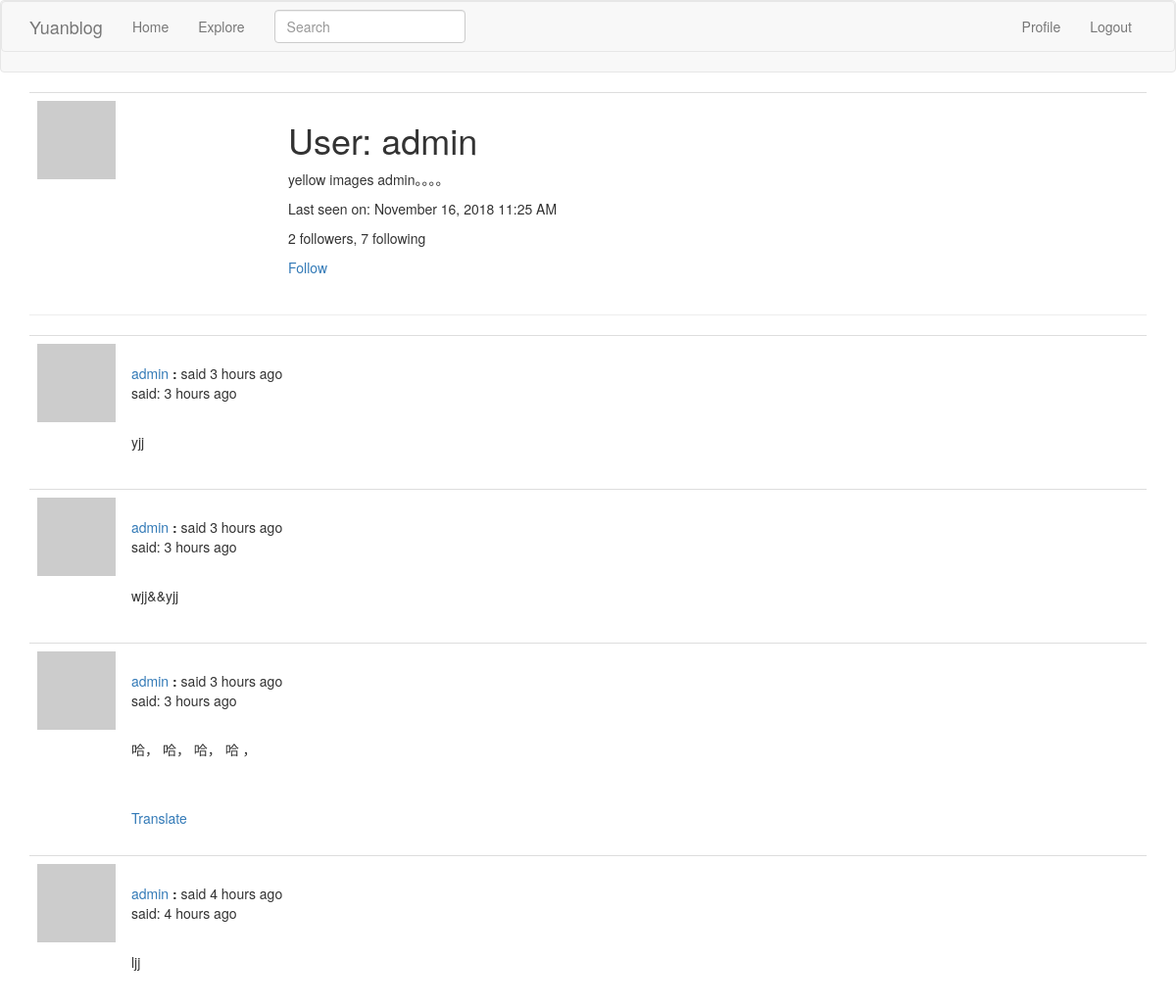
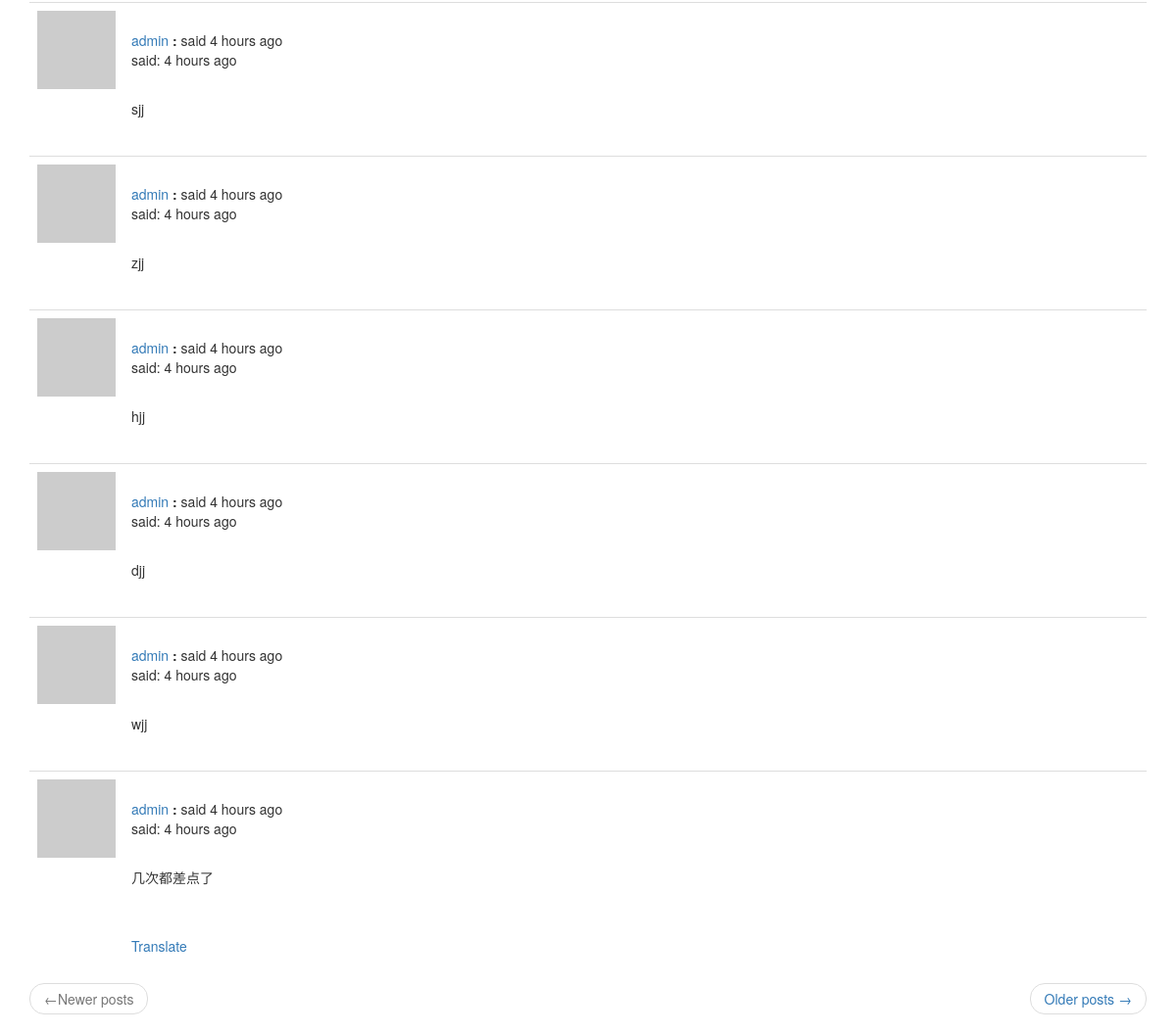
The app's page /user/admin (signed in) with its own data (2 pictures, top to bottom).
### app/models.py (models this page shows, shortened)
class PaginatedAPIMixin(object):
    @staticmethod
    def to_collection_dict(query, page, per_page, endpoint, **kwargs):
        resources = query.paginate(page, per_page, False)
        data = {
            'items': [item.to_dict() for item in resources.items],
            '_meta': {
                'page': page,
                'per_page': per_page,
                'total_pages': resources.pages,
                'total_items': resources.total
            },
            '_links': {
                'self': url_for(endpoint, page=page, per_page=per_page),
                'next': url_for(endpoint, page=page+1, per_page=per_page, **kwargs) if resources.has_next else None,
                'prev': url_for(endpoint, page=page - 1, per_page=per_page, **kwargs) if resources.has_prev else None
            }
        }
        return data

class User(PaginatedAPIMixin, UserMixin, db.Model):
    id = db.Column(db.Integer, primary_key=True)
    username = db.Column(db.String(64), index=True, unique=True)
    email = db.Column(db.String(128), index=True, unique=True)
    password_hash = db.Column(db.String(128))
    posts = db.relationship('Post', backref='author', lazy='dynamic')
    about_me = db.Column(db.String(140))
    last_date = db.Column(db.DateTime, default=datetime.utcnow)
    followed = db.relationship(
        'User', secondary=followers,
        primaryjoin=(followers.c.follower_id == id),
        secondaryjoin=(followers.c.followed_id == id),
        backref=db.backref('followers', lazy='dynamic'), lazy='dynamic')
    def avatar(self, size):
        digest = hashlib.md5(self.email.lower().encode('utf-8')).hexdigest()
        return 'https://www.gravatar.com/avatar/{}?d=identicon&s={}'.format(digest, size)
    def is_following(self, user):
        return self.followed.filter(followers.c.followed_id == user.id).count() > 0
    @login.user_loader
    def load_user(id):
        return User.query.get(int(id))

class SearchableMixin(object):
    @classmethod
    def before_commit(cls, session):
        session._changes = {
            'add': list(session.new),
            'update': list(session.dirty),
            'delete': list(session.deleted)
        }
    @classmethod
    def after_commit(cls, session):
        for obj in session._changes['add']:
            if isinstance(obj, SearchableMixin):
                add_to_index(obj.__tablename__, obj)
        for obj in session._changes['update']:
            if isinstance(obj, SearchableMixin):
                add_to_index(obj.__tablename__, obj)
        for obj in session._changes['delete']:
            if isinstance(obj, SearchableMixin):
                remove_from_index(obj.__tablename__, obj)
        session._changes = None

class Post(SearchableMixin, db.Model):
    __searchable__ = ['body']
    id = db.Column(db.Integer, primary_key=True)
    body = db.Column(db.String(140))
    timestamp = db.Column(db.DateTime, index=True, default=datetime.utcnow)
    user_id = db.Column(db.Integer, db.ForeignKey('user.id'))
    language = db.Column(db.String(5))

### app/main/routes.py (the view)
@bp.route('/user/<username>')
@login_required
def user(username):
    user = User.query.filter_by(username=username).first_or_404()
    page = request.args.get('page', 1, type=int)
    posts = user.posts.order_by(Post.timestamp.desc()).paginate(
        page, current_app.config['POSTS_PER_PAGE'], False)
    next_url = url_for('main.user', username=user.username, page=posts.next_num) \
        if posts.has_next else None
    prev_url = url_for('main.user', username=user.username, page=posts.prev_num) \
        if posts.has_prev else None
    return render_template('user.html', user=user, posts=posts.items,
                           next_url=next_url, prev_url=prev_url)

### app/main/forms.py
class SearchForm(FlaskForm):
    q = StringField(_l('Search'), validators=[DataRequired()])
    def __init__(self, *args, **kwargs):
        if 'formdata' not in kwargs:
            kwargs['formdata'] = request.args
        if 'csrf_enabled' not in kwargs:
            kwargs['csrf_enabled'] = False
        super(SearchForm, self).__init__(*args, **kwargs)

### app/main/routes.py (called while the page is built)
@bp.before_app_request
def before_request():
    if current_user.is_authenticated:
        current_user.last_date = datetime.utcnow()
        db.session.commit()
        g.search_form = SearchForm()
    g.locale = str(get_locale())

### app/templates/user.html
{% extends "base.html" %}
{% block app_content %}
    <table class="table table-hover">
        <tr>
            <td width="256px"><img src="{{ user.avatar(256) }}"></td>
            <td>
                <h1>{{ _('User:') }} {{ user.username }}</h1>
                {% if user.about_me %}<p>{{ user.about_me }}</p>{% endif %}
                {% if user.last_date %}
                    <p>{{ _('Last seen on:') }} {{ moment(user.last_date).format('LLL') }}</p>
                {% endif %}
                <p>{{ _('%(count)d followers', count=user.followers.count()) }}, {{ _('%(count)d following', count=user.followed.count()) }}</p>
                {% if user == current_user %}
                <p><a href="{{ url_for('main.edit_profile') }}">{{ _('Edit your profile') }}</a></p>
                {% elif not current_user.is_following(user) %}
                <p><a href="{{ url_for('main.follow', username=user.username) }}">{{ _('Follow') }}</a></p>
                {% else %}
                <p><a href="{{ url_for('main.un_follow', username=user.username) }}">{{ _('UnFollow') }}</a></p>
                {% endif %}
            </td>
        </tr>
    </table>
<hr>
{% for post in posts %}
    {% include '_post.html' %}
{% endfor %}
    <nav aria-label="...">
        <ul class="pager">
            <li class="previous{% if not prev_url %} disabled{% endif %}">
                <a href="{{ prev_url or '#' }}">
                    <span aria-hidden="true">&larr;</span>{{ _('Newer posts') }}
                </a>
            </li>
            <li class="next{% if not next_url %} disabled{% endif %}">
                <a href="{{ next_url or '#' }}">
                    {{ _('Older posts') }} <span aria-hidden="true">&rarr;</span>
                </a>
            </li>
        </ul>
    </nav>
{% endblock %}

### app/templates/_post.html (shortened to what this page needs)
<table class="table table-hover">
    <tr>
        <td width="70px">
            <a href="{{ url_for('main.user', username=post.author.username) }}">
                <img src="{{ post.author.avatar(70) }}">
            </a>
        </td>
        <td style="word-wrap: break-word">
            <br>
            {{ _('%(username)s said %(when)s', username=user_link, when=moment(post.timestamp).fromNow()) }}
            <p>{{ _('said:') }} {{ moment(post.timestamp).fromNow() }}</p>
            <br>
            <p>{{ post.body }}</p>
            {% if post.language and post.language !=g.locale %}
            <br><br>
                <span id="translation{{ post.id }}">
                    <a href="javascript:translate('#post{{ post.id }}', '#translation{{ post.id }}', '{{ post.language }}', '{{ g.locale }}');">{{ _('Translate') }}</a>
                </span>
            {% endif %}
        </td>
    </tr>
</table>

### records on screen
User: username "admin", about_me "yellow images admin。。。。", last_date "November 16, 2018 11:25 AM"
Post: timestamp "3 hours ago", body "yjj"
Post: timestamp "3 hours ago", body "wjj&&yjj"
Post: timestamp "3 hours ago", body "哈， 哈， 哈， 哈 ，"
Post: timestamp "4 hours ago", body "ljj"
Post: timestamp "4 hours ago", body "sjj"
Post: timestamp "4 hours ago", body "zjj"
Post: timestamp "4 hours ago", body "hjj"
Post: timestamp "4 hours ago", body "djj"
Post: timestamp "4 hours ago", body "wjj"
Post: timestamp "4 hours ago", body "几次都差点了"
